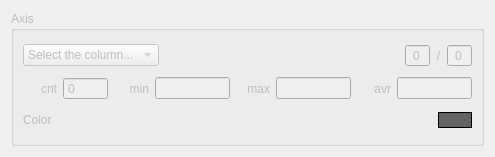
<?xml version="1.0" encoding="UTF-8"?>
<ui version="4.0">
 <class>AxisSettingsWidget</class>
 <widget class="QWidget" name="AxisSettingsWidget">
  <property name="geometry">
   <rect>
    <x>0</x>
    <y>0</y>
    <width>495</width>
    <height>157</height>
   </rect>
  </property>
  <property name="windowTitle">
   <string>Axis</string>
  </property>
  <layout class="QHBoxLayout" name="horizontalLayout_3">
   <item>
    <widget class="QGroupBox" name="groupBox">
     <property name="enabled">
      <bool>false</bool>
     </property>
     <property name="autoFillBackground">
      <bool>true</bool>
     </property>
     <property name="title">
      <string>Axis</string>
     </property>
     <property name="flat">
      <bool>false</bool>
     </property>
     <layout class="QVBoxLayout" name="verticalLayout">
      <item>
       <layout class="QHBoxLayout" name="colHLayout">
        <property name="sizeConstraint">
         <enum>QLayout::SetMinimumSize</enum>
        </property>
        <item>
         <widget class="QComboBox" name="valCB">
          <property name="sizePolicy">
           <sizepolicy hsizetype="Maximum" vsizetype="Fixed">
            <horstretch>0</horstretch>
            <verstretch>0</verstretch>
           </sizepolicy>
          </property>
          <property name="currentText">
           <string>Select the column...</string>
          </property>
          <property name="currentIndex">
           <number>0</number>
          </property>
          <item>
           <property name="text">
            <string>Select the column...</string>
           </property>
          </item>
         </widget>
        </item>
        <item>
         <spacer name="colHSpacer">
          <property name="orientation">
           <enum>Qt::Horizontal</enum>
          </property>
          <property name="sizeType">
           <enum>QSizePolicy::MinimumExpanding</enum>
          </property>
          <property name="sizeHint" stdset="0">
           <size>
            <width>40</width>
            <height>20</height>
           </size>
          </property>
         </spacer>
        </item>
        <item>
         <widget class="QSpinBox" name="rangeCurrentSB">
          <property name="maximumSize">
           <size>
            <width>50</width>
            <height>16777215</height>
           </size>
          </property>
          <property name="alignment">
           <set>Qt::AlignCenter</set>
          </property>
          <property name="readOnly">
           <bool>true</bool>
          </property>
          <property name="buttonSymbols">
           <enum>QAbstractSpinBox::NoButtons</enum>
          </property>
         </widget>
        </item>
        <item>
         <widget class="QLabel" name="rangeLabel">
          <property name="sizePolicy">
           <sizepolicy hsizetype="Minimum" vsizetype="Preferred">
            <horstretch>0</horstretch>
            <verstretch>0</verstretch>
           </sizepolicy>
          </property>
          <property name="maximumSize">
           <size>
            <width>26</width>
            <height>16777215</height>
           </size>
          </property>
          <property name="text">
           <string>/</string>
          </property>
          <property name="alignment">
           <set>Qt::AlignCenter</set>
          </property>
          <property name="wordWrap">
           <bool>false</bool>
          </property>
         </widget>
        </item>
        <item>
         <widget class="QSpinBox" name="rangeMaxSB">
          <property name="maximumSize">
           <size>
            <width>50</width>
            <height>16777215</height>
           </size>
          </property>
          <property name="alignment">
           <set>Qt::AlignCenter</set>
          </property>
          <property name="readOnly">
           <bool>true</bool>
          </property>
          <property name="buttonSymbols">
           <enum>QAbstractSpinBox::NoButtons</enum>
          </property>
         </widget>
        </item>
       </layout>
      </item>
      <item>
       <layout class="QHBoxLayout" name="paramsHLayout">
        <item>
         <widget class="QLabel" name="cntLbl">
          <property name="text">
           <string>cnt</string>
          </property>
          <property name="alignment">
           <set>Qt::AlignRight|Qt::AlignTrailing|Qt::AlignVCenter</set>
          </property>
         </widget>
        </item>
        <item>
         <widget class="QSpinBox" name="cntSB">
          <property name="readOnly">
           <bool>true</bool>
          </property>
          <property name="buttonSymbols">
           <enum>QAbstractSpinBox::NoButtons</enum>
          </property>
          <property name="maximum">
           <number>10000</number>
          </property>
         </widget>
        </item>
        <item>
         <widget class="QLabel" name="minLbl">
          <property name="text">
           <string>min</string>
          </property>
          <property name="alignment">
           <set>Qt::AlignRight|Qt::AlignTrailing|Qt::AlignVCenter</set>
          </property>
         </widget>
        </item>
        <item>
         <widget class="QLineEdit" name="minLE">
          <property name="maximumSize">
           <size>
            <width>75</width>
            <height>16777215</height>
           </size>
          </property>
          <property name="maxLength">
           <number>100</number>
          </property>
          <property name="readOnly">
           <bool>true</bool>
          </property>
         </widget>
        </item>
        <item>
         <widget class="QLabel" name="maxLbl">
          <property name="text">
           <string>max</string>
          </property>
          <property name="alignment">
           <set>Qt::AlignRight|Qt::AlignTrailing|Qt::AlignVCenter</set>
          </property>
         </widget>
        </item>
        <item>
         <widget class="QLineEdit" name="maxLE">
          <property name="maximumSize">
           <size>
            <width>75</width>
            <height>16777215</height>
           </size>
          </property>
          <property name="maxLength">
           <number>100</number>
          </property>
          <property name="readOnly">
           <bool>true</bool>
          </property>
         </widget>
        </item>
        <item>
         <widget class="QLabel" name="avrLbl">
          <property name="text">
           <string>avr</string>
          </property>
          <property name="alignment">
           <set>Qt::AlignRight|Qt::AlignTrailing|Qt::AlignVCenter</set>
          </property>
         </widget>
        </item>
        <item>
         <widget class="QLineEdit" name="avrLE">
          <property name="maximumSize">
           <size>
            <width>75</width>
            <height>16777215</height>
           </size>
          </property>
          <property name="maxLength">
           <number>100</number>
          </property>
          <property name="readOnly">
           <bool>true</bool>
          </property>
         </widget>
        </item>
       </layout>
      </item>
      <item>
       <layout class="QHBoxLayout" name="clrHLayout">
        <item>
         <widget class="QLabel" name="clrLabel">
          <property name="text">
           <string>Color</string>
          </property>
         </widget>
        </item>
        <item>
         <spacer name="clrSpacer">
          <property name="orientation">
           <enum>Qt::Horizontal</enum>
          </property>
          <property name="sizeHint" stdset="0">
           <size>
            <width>40</width>
            <height>20</height>
           </size>
          </property>
         </spacer>
        </item>
        <item>
         <widget class="QPushButton" name="colorBtn">
          <property name="enabled">
           <bool>false</bool>
          </property>
          <property name="sizePolicy">
           <sizepolicy hsizetype="Minimum" vsizetype="Maximum">
            <horstretch>0</horstretch>
            <verstretch>0</verstretch>
           </sizepolicy>
          </property>
          <property name="styleSheet">
           <string notr="true">border: 1px solid black;
background-color: rgb(100, 100, 100);</string>
          </property>
          <property name="text">
           <string/>
          </property>
          <property name="flat">
           <bool>true</bool>
          </property>
         </widget>
        </item>
       </layout>
      </item>
     </layout>
    </widget>
   </item>
  </layout>
 </widget>
 <resources/>
 <connections/>
</ui>
